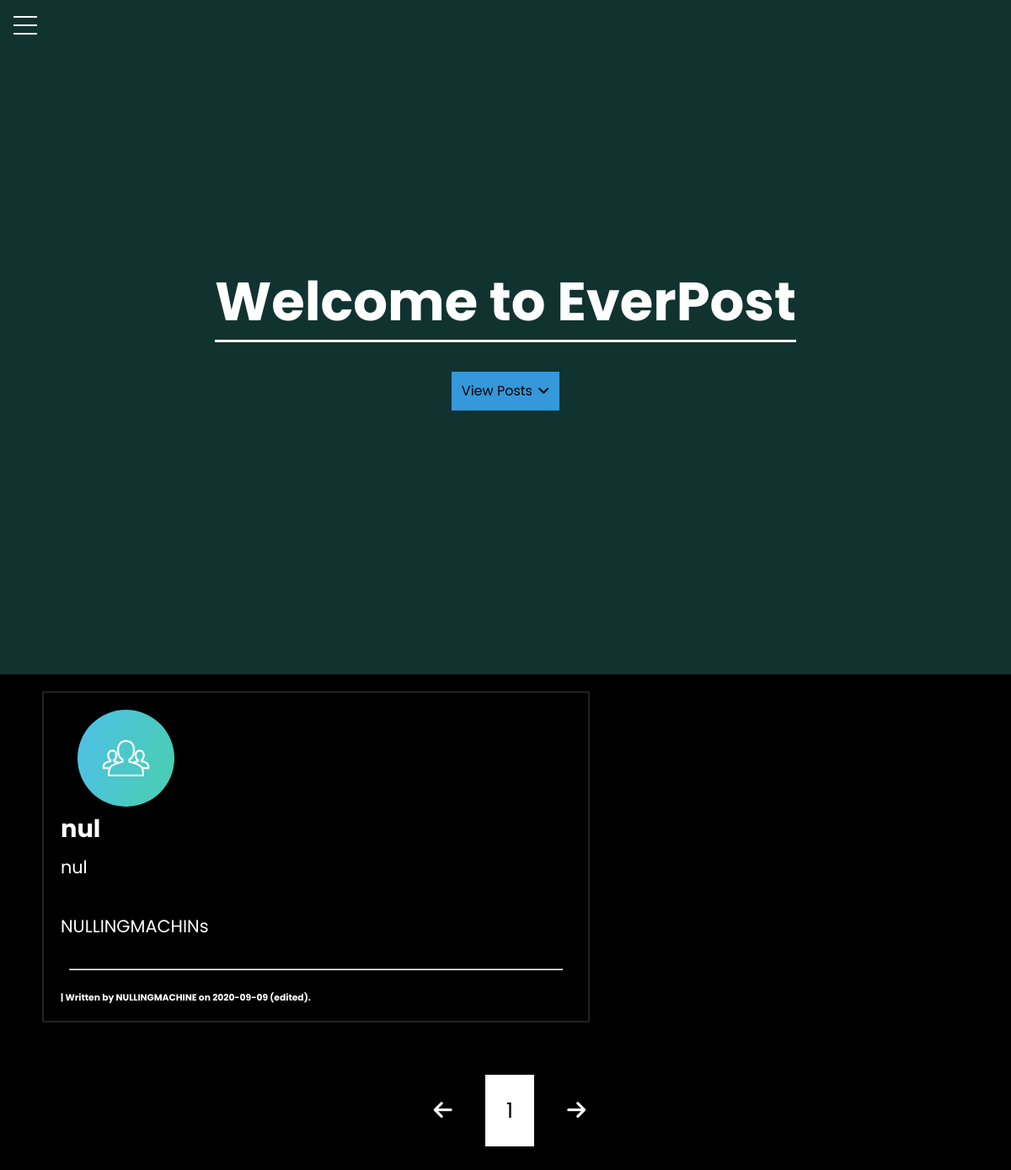
Page /home on the earlier database version.
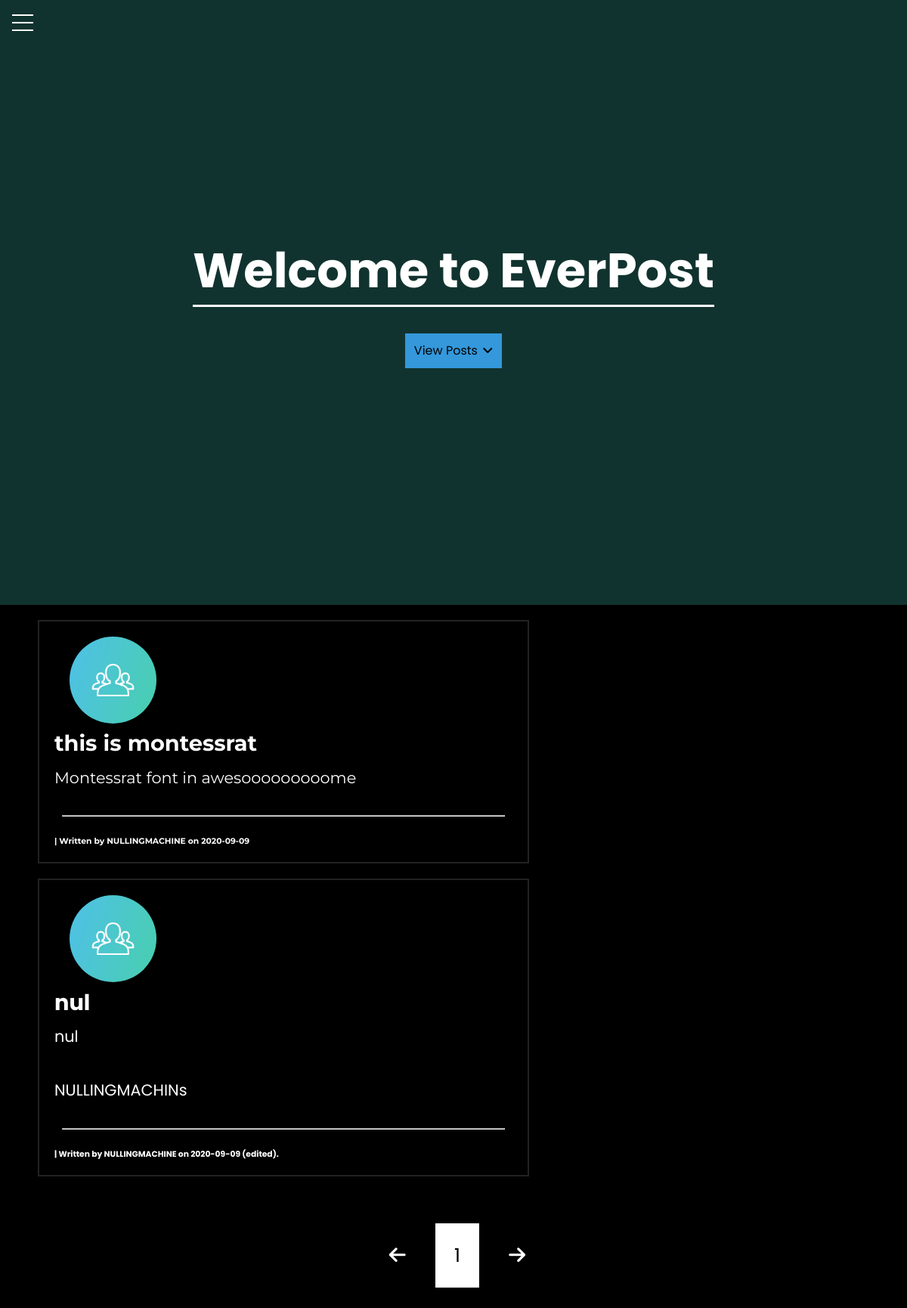
Same page on the later database version.
### flaskblog/models.py (models this page shows, shortened)
class Post(db.Model):
    id = db.Column(db.Integer, primary_key=True)
    title = db.Column(db.String(), nullable=False)
    date_posted = db.Column(db.DateTime, nullable=False, default=datetime.utcnow)
    content = db.Column(db.Text, nullable=False)
    is_verified = db.Column(db.Boolean, default=False)
    is_edited = db.Column(db.Boolean, default=False)
    views = db.Column(db.Integer, default=0)
    font = db.Column(db.String(30), default="Poppins")
    font_color = db.Column(db.String(20), default="#fff")
    likes = db.Column(db.Integer, default=0)
    user_id = db.Column(db.Integer, db.ForeignKey("user.id"), nullable=False)

class User(db.Model, UserMixin):
    id = db.Column(db.Integer, primary_key=True, unique=True)
    username = db.Column(db.String(20), unique=True, nullable=False)
    email = db.Column(db.String(120), unique=True, nullable=False)
    image_file = db.Column(db.String(20), nullable=False, default="default.jpg")
    password = db.Column(db.String(60), nullable=False)
    liked_posts = db.Column(db.Text, default="abcd,abcd")
    subscribed_users = db.Column(db.Text, default="__FLASKBLOG_ADMIN__,")
    posts = db.relationship("Post", backref="author", lazy=True)

### flaskblog/routes.py (the view)
@app.route("/")
@app.route("/home")
def home():
    page = request.args.get("page", 1, type=int)
    posts = Post.query.order_by(
        Post.date_posted.desc()).paginate(page=page, per_page=5)
    return render_template("index.html", posts=posts, current_user=current_user)

### flaskblog/templates/index.html (shortened to what this page needs)
{% extends "base.html" %}
{% block content %}
<div class="main">
    <header class="showcase">
        <div class="container showcase-inner">
            <h1>Welcome to EverPost</h1>
            <a href="#posts" class="viewpost-scroll">View Posts <i class="fas fa-angle-down"
                    style="color: black; margin-left: 2px;"></i> </a>
        </div>
    </header>
    <div id="posts" class="main">
        {% for post in posts.items %}
        <article class="main" tabindex="1" style="font-family: {{ post.font }}; color: {{ post.font_color }}">
            <a href="{{ url_for('post', post_id=post.id )}}"><img
                    src="{{ url_for('static', filename='profile_pics/' + post.author.image_file) }}"
                    class="rounded-profile-pic" tabindex="2"></a>
            <a href="{{ url_for('post', post_id=post.id )}}" class="post-title" tabindex="3">
                <h2 style="font-family: {{ post.font }}; color: {{ post.font_color }}">{{ post.title }}</h2>
            </a>
            <pre class="post-content" tabindex="4"
                style="font-family: {{ post.font }}; color: {{ post.font_color }}">{{ post.content }}</pre>
            <br>
            <hr>
            <a href="{{ url_for('user_post', username=post.author.username) }}" class="post-author" tabindex="5">
                <h6 style="font-family: {{ post.font }}; color: {{ post.font_color }}">| Written by
                    {{ post.author.username }} on {{ post.date_posted.strftime('%Y-%m-%d') }}
                    {% if post.is_edited %}
                    (edited).
                    {% endif %}
                </h6>
            </a>
        </article>
        {% endfor %}
        <br><br><br>
        <div class="pagination" id="pgn">
            <span class="dot"><i class="fas fa-arrow-left"></i></span>
            {% for page_num in posts.iter_pages(left_edge=1, right_edge=1, left_current=1, right_current=2) %}
            {% if page_num %}
            {% if posts.page == page_num %}
            <a href="#pgn" id="current-btn">{{ page_num }}</a>
            {% else %}
            <a class="pagination-btn" href="{{ url_for('home', page=page_num) }}">{{ page_num }}</a>
            {% endif %}
            {% else %}
            <span class="dot">...</span>
            {% endif %}
            {% endfor %}
            <span class="dot"><i class="fas fa-arrow-right"></i></span>
        </div>
        <br><br><br><br><br>
    </div>
</div>
{% endblock content %}

### flaskblog/templates/base.html (shortened to what this page needs)
<!DOCTYPE html>
<html lang="en">
<head>
    <link rel="stylesheet" type="text/css" href=" {{url_for('static', filename='style.css')}} ">
</head>
<body>
    <div class="main">
        <nav>
            <div class="menu-wrap">
                <div class="hamburger">
                    <div></div>
                </div>
            </div>
        </nav>
        {% block content %}{% endblock content %}
    </div>
</body>
</html>

### flaskblog/static/style.css (style rules this page uses)
* { margin: 0px 0px 0px 0px; padding: 0px 0px 0px 0px; box-sizing: border-box; font-family: Poppins, "Poppins", Helveltica, sans-serif; text-decoration: none; color: white; }
body { background-color: black; background-image: linear-gradient( 60deg, rgba(2, 0, 36, 1) 0%, rgba(0, 0, 0, 1) 0% ); background-size: 100%; color: white; font-family: "Poppins", Poppins, sans-serif; line-height: 1.4; }
html { scroll-behavior: smooth; }
h1 { text-align: center; border-bottom: 3px solid white; margin-bottom: 35px; }
article { margin: 20px 500px 20px 50px; border: 2px solid #222; padding: 20px; transition: 0.3s linear; }
pre { line-height: 1.7em; max-width: 65ch; min-width: 20ch; display: block; white-space: pre-wrap; word-break: keep-all; font-size: 1.3rem; }
h6 { font-family: 1.4em; }
hr { margin: 10px; margin-bottom: 25px; }
:root { --primary-color: rgb(44 128 117 / 40%); --overlay-color: rgba(24, 39, 51, 0.85); --menu-speed: 0.75s; }
.container { max-width: 960px; margin: auto; overflow: hidden; padding: 0 3rem; }
.showcase { background-color: var(--primary-color); color: #fff; height: 100vh; position: relative; margin: 0px; padding: 0px; }
.showcase:before { content: ""; background: url("img/homepage-bg.png") no-repeat center center/cover; position: absolute; top: 0; left: 0; width: 100%; height: 100%; z-index: -1; }
.showcase .showcase-inner { display: flex; flex-direction: column; align-items: center; justify-content: center; text-align: center; height: 100%; }
.showcase h1 { font-size: 4rem; }
.menu-wrap { position: fixed; top: 0; left: 0; z-index: 1; }
.menu-wrap .hamburger { position: absolute; top: 0; left: 0; z-index: 1; width: 60px; height: 60px; padding: 1rem; background: none; display: flex; align-items: center; justify-content: center; }
.menu-wrap .hamburger > div { position: relative; width: 100%; height: 2px; background-color: white; display: flex; align-items: center; justify-content: center; transition: all 0.4s ease; }
.menu-wrap .hamburger > div:before, .menu-wrap .hamburger > div:after { content: ""; position: absolute; z-index: 1; top: -10px; width: 100%; height: 2px; background: inherit; }
.menu-wrap .hamburger > div:after { top: 10px; }
.viewpost-scroll { padding: 12px; background-color: #3498db; color: black; text-decoration: none; }
.post-title { color: white; padding-bottom: 10px; border-bottom: 1px solid white; transition: 0.2s; }
.post-content { color: white; }
.post-author h6 { min-width: 30ch; }
.rounded-profile-pic { border-radius: 50%; margin-left: 20px; width: 115px; height: 115px; }
.post-author { color: white; }
.pagination { text-align: center; }
.pagination a, .pagination .dot { color: white; background-color: #222; padding: 25px; font-size: 25px; margin-top: 30px; margin-left: 10px; }
.pagination .dot { background-color: black; }
#current-btn { background-color: white; color: black; }
#posts article a h2 { font-size: 1.8em; font-weight: bold; padding-bottom: 5px; text-decoration: none; transition: 0.2s linear; border-bottom: 2px solid black; }

Differences in the rows shown:
added Post: image_file (placeholder picture), title "this is montessrat", content "Montessrat font in awesooooooooome", author.username "NULLINGMACHINE", date_posted "2020-09-09"
